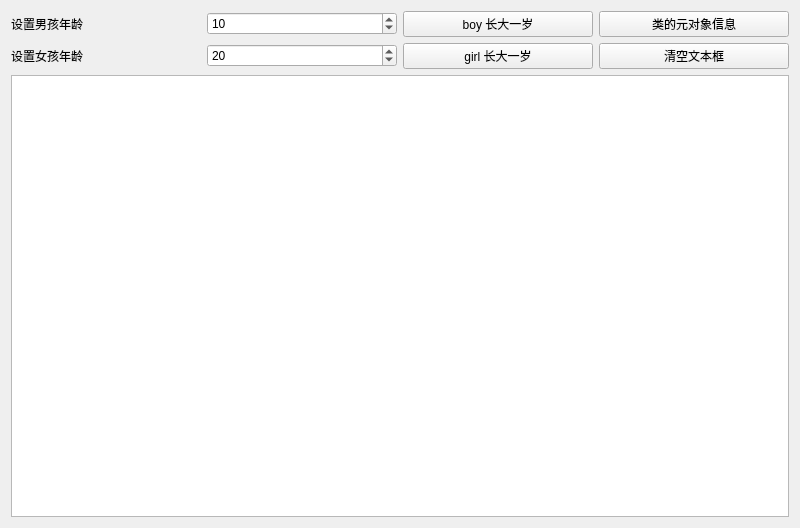
<?xml version="1.0" encoding="UTF-8"?>
<ui version="4.0">
 <class>Widget</class>
 <widget class="QWidget" name="Widget">
  <property name="geometry">
   <rect>
    <x>0</x>
    <y>0</y>
    <width>800</width>
    <height>528</height>
   </rect>
  </property>
  <property name="windowTitle">
   <string>Widget</string>
  </property>
  <layout class="QGridLayout" name="gridLayout_2">
   <item row="0" column="0">
    <layout class="QGridLayout" name="gridLayout">
     <item row="0" column="0">
      <widget class="QLabel" name="label">
       <property name="text">
        <string>设置男孩年龄</string>
       </property>
      </widget>
     </item>
     <item row="0" column="1">
      <widget class="QSpinBox" name="spinBoxBoy">
       <property name="value">
        <number>10</number>
       </property>
      </widget>
     </item>
     <item row="0" column="2">
      <widget class="QPushButton" name="btnBoyInc">
       <property name="text">
        <string>boy 长大一岁</string>
       </property>
      </widget>
     </item>
     <item row="0" column="3">
      <widget class="QPushButton" name="btnClassInfo">
       <property name="text">
        <string>类的元对象信息</string>
       </property>
      </widget>
     </item>
     <item row="1" column="0">
      <widget class="QLabel" name="label_2">
       <property name="text">
        <string>设置女孩年龄</string>
       </property>
      </widget>
     </item>
     <item row="1" column="1">
      <widget class="QSpinBox" name="spinBoxGirl">
       <property name="value">
        <number>20</number>
       </property>
      </widget>
     </item>
     <item row="1" column="2">
      <widget class="QPushButton" name="btnGirlInc">
       <property name="text">
        <string>girl 长大一岁</string>
       </property>
      </widget>
     </item>
     <item row="1" column="3">
      <widget class="QPushButton" name="btnClear">
       <property name="text">
        <string>清空文本框</string>
       </property>
      </widget>
     </item>
     <item row="2" column="0" colspan="4">
      <widget class="QPlainTextEdit" name="textExit"/>
     </item>
    </layout>
   </item>
  </layout>
 </widget>
 <resources/>
 <connections>
  <connection>
   <sender>btnClear</sender>
   <signal>clicked()</signal>
   <receiver>textExit</receiver>
   <slot>clear()</slot>
   <hints>
    <hint type="sourcelabel">
     <x>574</x>
     <y>191</y>
    </hint>
    <hint type="destinationlabel">
     <x>470</x>
     <y>304</y>
    </hint>
   </hints>
  </connection>
 </connections>
</ui>
